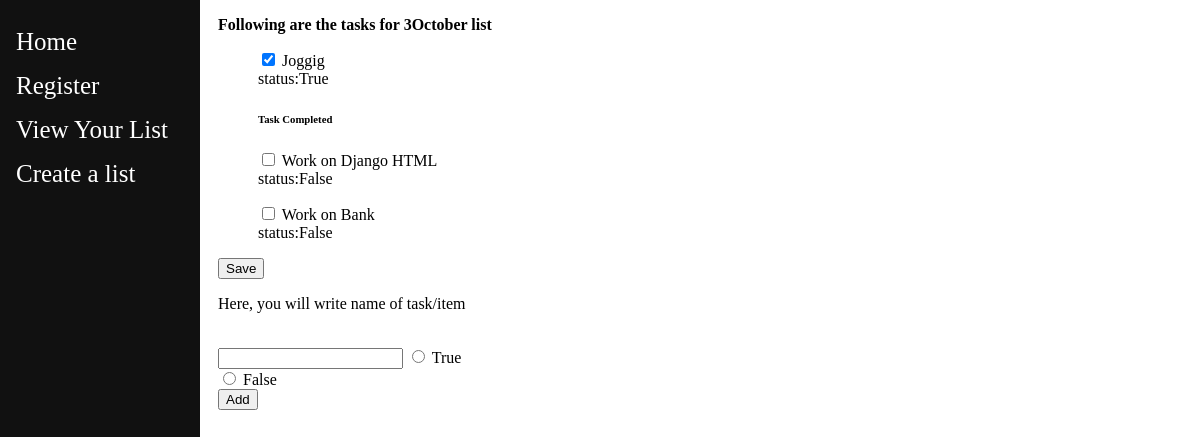
Before: /4 (signed in) with the older database file.
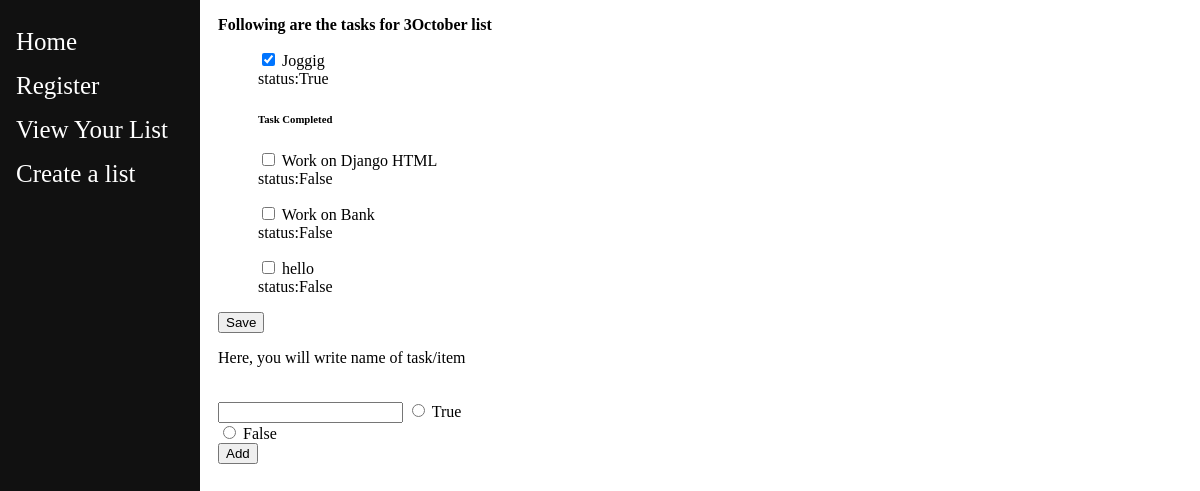
After: the same page with the newer database file.
### main/models.py (models this page shows)
class Item(models.Model):
    toDoList =   models.ForeignKey(ToDoList,on_delete=models.CASCADE)
    text= models.CharField(max_length=300)
    complete = models.BooleanField()
    def __str__(self):
        return self.text

### main/views.py (the view, shortened to what this page needs)
# urls.py: path("<int:id>",views.index,name="index"),
def index(response,id):
    req = ToDoList.objects.get(id=id)
    return render(response, 'main/list.html',{"name": req})

### main/models.py (called while the page is built)
    def __str__(self):
        return self.name

### main/Templates/main/list.html (shortened to what this page needs)
{% extends "./base.html" %}
{% block content %}
<p><strong>Following are the tasks for {{name}} list</strong></p>
<form action="#" method="post">
<ul>
{% for item in name.item_set.all %}
{% if item.complete == True %}
<p> <input type="checkbox" name="{{item.id}}" value="clicked" id="" checked> {{item}} <br> status:{{item.complete}}</p>
{% endif %}
{%endfor%}
<h6>Task Completed</h6>
{% for item in name.item_set.all %}
{% if item.complete == False %}
<p> <input type="checkbox" name="c{{item.id}}" value="clicked" id=""> {{item}} <br> status:{{item.complete}}</p>
{% endif %}
{%endfor%}
</ul>
<button type="submit", name="save", value="save">Save</button>
<br><p>Here, you will write name of task/item</p><br>
<input type="text" name="new" >
<input type="radio" id="True" name="itemComplete" value="True">
<label for="True">True</label><br>
<input type="radio" id="False" name="itemComplete" value="False">
<label for="False">False</label><br>
<button type="submit", name="newItem", value="newItem">Add</button>
</form>
{% endblock %}

Changed rows visible on the page:
added Item: text "hello", complete "False", shown under "Task Completed"
